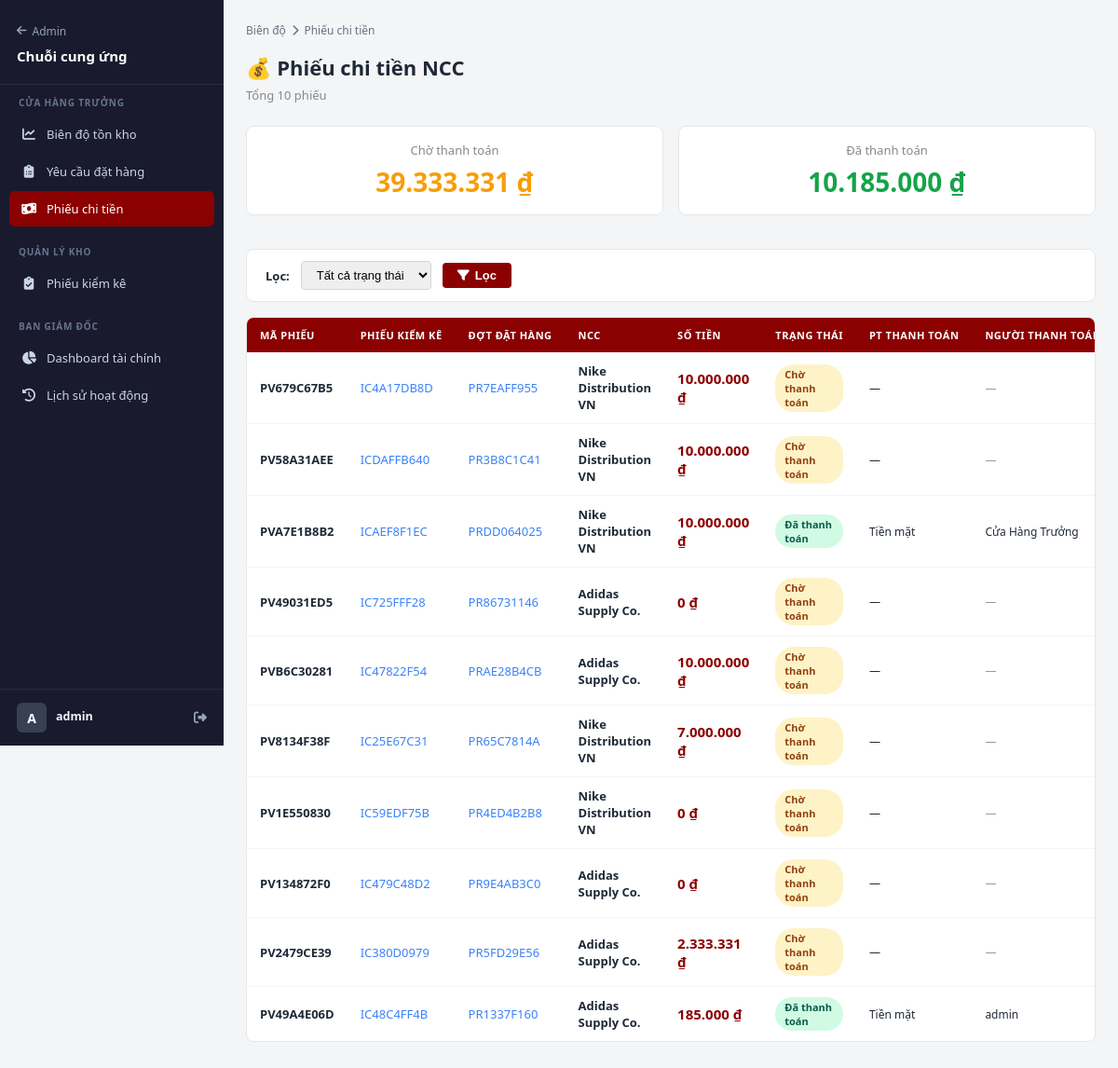
Page /supply/payment-vouchers/ (signed in) on the earlier database version.
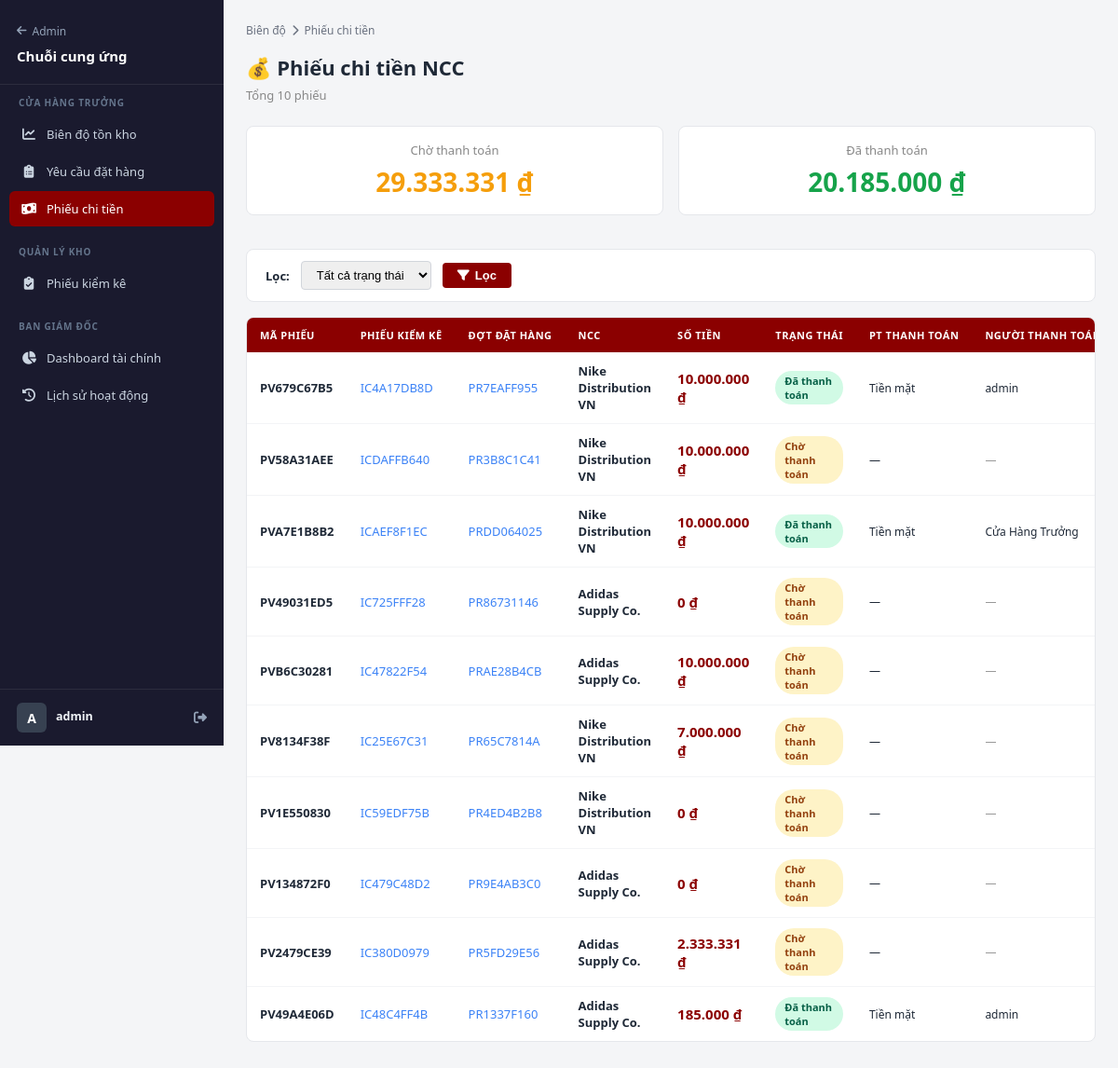
Same page on the later database version.
### apps/products/supply_models.py (models this page shows, shortened)
class PaymentVoucher(models.Model):
    class Status(models.TextChoices):
        PENDING  = 'pending',  'Chờ thanh toán'
        PAID     = 'paid',     'Đã thanh toán'
        CANCELLED = 'cancelled', 'Đã hủy'
    inventory_check  = models.OneToOneField(
        InventoryCheck, on_delete=models.CASCADE,
        related_name='payment_voucher', verbose_name='Phiếu kiểm kê'
    )
    code             = models.CharField(max_length=20, unique=True, blank=True, verbose_name='Mã phiếu chi')
    supplier         = models.ForeignKey(Supplier, on_delete=models.CASCADE, verbose_name='Nhà cung cấp')
    amount           = models.DecimalField(max_digits=15, decimal_places=0, verbose_name='Số tiền')
    status           = models.CharField(max_length=20, choices=Status.choices, default=Status.PENDING)
    payment_method   = models.CharField(max_length=100, blank=True, verbose_name='Phương thức thanh toán')
    payment_ref      = models.CharField(max_length=200, blank=True, verbose_name='Mã tham chiếu')
    created_by       = models.ForeignKey(
        settings.AUTH_USER_MODEL, on_delete=models.SET_NULL,
        null=True, blank=True, related_name='created_payment_vouchers'
    )
    paid_by          = models.ForeignKey(
        settings.AUTH_USER_MODEL, on_delete=models.SET_NULL,
        null=True, blank=True, related_name='paid_payment_vouchers',
        verbose_name='Người thanh toán'
    )
    paid_at          = models.DateTimeField(null=True, blank=True, verbose_name='Thời gian thanh toán')
    note             = models.TextField(blank=True, verbose_name='Ghi chú')
    created_at       = models.DateTimeField(auto_now_add=True)
    updated_at       = models.DateTimeField(auto_now=True)
    class Meta:
        verbose_name = 'Phiếu chi tiền NCC'
        verbose_name_plural = 'Phiếu chi tiền NCC'
        ordering = ['-created_at']

class InventoryCheck(models.Model):
    class Status(models.TextChoices):
        PENDING   = 'pending',   'Chờ kiểm tra'
        CHECKING  = 'checking',  'Đang kiểm'
        COMPLETED = 'completed', 'Hoàn thành'
        APPROVED  = 'approved',  'Đã duyệt'
        REJECTED  = 'rejected',  'Từ chối'
    purchase_request = models.OneToOneField(
        PurchaseRequest, on_delete=models.CASCADE,
        related_name='inventory_check', verbose_name='Đợt đặt hàng'
    )
    code             = models.CharField(max_length=20, unique=True, blank=True, verbose_name='Mã phiếu')
    status           = models.CharField(max_length=20, choices=Status.choices, default=Status.PENDING)
    checker          = models.ForeignKey(
        settings.AUTH_USER_MODEL, on_delete=models.SET_NULL,
        null=True, blank=True, related_name='inventory_checks',
        verbose_name='Người kiểm kê'
    )
    checked_at       = models.DateTimeField(null=True, blank=True, verbose_name='Thời gian kiểm')
    approved_by      = models.ForeignKey(
        settings.AUTH_USER_MODEL, on_delete=models.SET_NULL,
        null=True, blank=True, related_name='approved_inventory_checks',
        verbose_name='Người duyệt'
    )
    approved_at      = models.DateTimeField(null=True, blank=True, verbose_name='Thời gian duyệt')
    note             = models.TextField(blank=True, verbose_name='Ghi chú chung')
    rejection_reason = models.TextField(blank=True, verbose_name='Lý do từ chối')
    total_amount     = models.DecimalField(
        max_digits=15, decimal_places=0, default=0,
        verbose_name='Tổng tiền thanh toán'
    )
    created_at       = models.DateTimeField(auto_now_add=True)
    updated_at       = models.DateTimeField(auto_now=True)
    class Meta:
        verbose_name = 'Phiếu kiểm kê'
        verbose_name_plural = 'Phiếu kiểm kê'
        ordering = ['-created_at']
        permissions = [
            ('can_check_inventory', 'Có thể kiểm kê hàng'),
            ('can_approve_inventory', 'Có thể duyệt phiếu kiểm kê'),
        ]

class PurchaseRequest(models.Model):
    class Status(models.TextChoices):
        DRAFT       = 'draft',       'Bản nháp'
        SENT        = 'sent',        'Đã gửi NCC'
        QUOTED      = 'quoted',      'NCC đã báo giá'
        APPROVED    = 'approved',    'Đã duyệt NCC'           # Phiếu kiểm kê được tạo tự động
        SHIPPED     = 'shipped',     'NCC đã giao hàng'       # (Deprecated - không dùng nữa)
        IN_CHECKING = 'in_checking', 'Đang kiểm kê'
        CHECKED     = 'checked',     'Đã kiểm kê'             # Đã duyệt phiếu kiểm kê, đã cộng kho
        RECEIVED    = 'received',    'Đã nhận hàng & thanh toán'
        CANCELLED   = 'cancelled',   'Đã hủy'
    code       = models.CharField(max_length=20, unique=True, blank=True)
    title      = models.CharField(max_length=200, default='Đợt thu mua bổ sung tồn kho')
    status     = models.CharField(max_length=20, choices=Status.choices, default=Status.DRAFT)
    note       = models.TextField(blank=True)
    created_by = models.ForeignKey(
        settings.AUTH_USER_MODEL, on_delete=models.SET_NULL,
        null=True, blank=True, related_name='purchase_requests',
    )
    suppliers  = models.ManyToManyField(
        Supplier, blank=True, verbose_name='Gửi đến NCC',
    )
    approved_supplier = models.ForeignKey(
        Supplier, on_delete=models.SET_NULL, null=True, blank=True,
        related_name='approved_requests', verbose_name='NCC được chọn',
    )
    approved_by  = models.ForeignKey(
        settings.AUTH_USER_MODEL, on_delete=models.SET_NULL,
        null=True, blank=True, related_name='approved_requests',
    )
    approved_at  = models.DateTimeField(null=True, blank=True)
    deadline     = models.DateField(null=True, blank=True, verbose_name='Hạn báo giá')
    created_at   = models.DateTimeField(auto_now_add=True)
    updated_at   = models.DateTimeField(auto_now=True)
    class Meta:
        verbose_name = 'Đợt yêu cầu đặt hàng'
        verbose_name_plural = 'Đợt yêu cầu đặt hàng'
        ordering = ['-created_at']
        permissions = [
            ('can_approve_purchase', 'Có thể duyệt đặt hàng'),
            ('can_receive_goods',    'Có thể nhận hàng'),
        ]

class Supplier(models.Model):
    name         = models.CharField(max_length=200, verbose_name='Tên NCC')
    contact_name = models.CharField(max_length=100, blank=True, verbose_name='Người liên hệ')
    phone        = models.CharField(max_length=20, blank=True)
    email        = models.EmailField(blank=True)
    address      = models.TextField(blank=True)
    note         = models.TextField(blank=True)
    is_active    = models.BooleanField(default=True)
    user         = models.OneToOneField(
        settings.AUTH_USER_MODEL, on_delete=models.SET_NULL,
        null=True, blank=True, related_name='supplier_profile',
        verbose_name='Tài khoản đăng nhập NCC',
    )
    created_at   = models.DateTimeField(auto_now_add=True)
    class Meta:
        verbose_name = 'Nhà cung cấp'
        verbose_name_plural = 'Nhà cung cấp'
        ordering = ['name']

### apps/products/supply_views.py (the view)
# urls.py: path('payment-vouchers/', v.payment_voucher_list, name='payment_voucher_list'),
@login_required
def payment_voucher_list(request):
    if not is_store_manager(request.user):
        messages.error(request, "Bạn không có quyền truy cập.")
        return redirect("admin:index")
    qs = PaymentVoucher.objects.select_related(
        "supplier",
        "inventory_check",
        "inventory_check__purchase_request",
        "created_by",
        "paid_by",
    ).order_by("-created_at")
    status_filter = request.GET.get("status", "")
    if status_filter:
        qs = qs.filter(status=status_filter)
    page_obj, paginator = paginate_queryset(request, qs, per_page=15)
    total_pending = (
        PaymentVoucher.objects.filter(status=PaymentVoucher.Status.PENDING).aggregate(
            total=Sum("amount")
        )["total"]
        or 0
    )
    total_paid = (
        PaymentVoucher.objects.filter(status=PaymentVoucher.Status.PAID).aggregate(
            total=Sum("amount")
        )["total"]
        or 0
    )
    context = {
        "vouchers": page_obj.object_list,
        "status_choices": PaymentVoucher.Status.choices,
        "status_filter": status_filter,
        "total_pending": total_pending,
        "total_paid": total_paid,
    }
    context.update(_pagination_context(request, page_obj, paginator))
    return render(request, "supply/payment_voucher_list.html", context)

### apps/cart/context_processors.py (called while the page is built)
def cart_count(request):
    if request.user.is_authenticated:
        total_items = get_user_cart_item_count(request.user)
    else:
        cart = get_session_cart(request.session)
        total_items = sum(int(item.get('quantity', 0)) for item in cart.values())
    return {'cart_count': total_items}

### apps/cart/services.py (called while the page is built)
def get_user_cart_item_count(user):
    cart = Cart.objects.filter(user=user).first()
    if not cart:
        return 0
    return sum(item.quantity for item in cart.items.all())

### apps/products/context_processors.py (called while the page is built)
def navigation_data(request):
    return {
        'categories': Category.objects.filter(is_active=True).order_by('name'),
        'brands': Brand.objects.filter(is_active=True).order_by('name'),
    }

### apps/products/supply_admin_paths.py (called while the page is built)
def supply_path(name, pk=None):
    key = SUPPLY_ALIASES.get(name, name)
    path = SUPPLY_PATHS.get(key, "/supply/")
    if pk is not None and "{pk}" in path:
        return path.format(pk=pk)
    return path

### apps/products/supply_pagination.py (called while the page is built, shortened)
def smart_page_range(page_obj, paginator):
    current = page_obj.number
    num_pages = paginator.num_pages
    if num_pages <= 7:
        return list(range(1, num_pages + 1))

### apps/products/templatetags/supply_admin.py (called while the page is built)
@register.simple_tag
def supply_url(name, arg=None):
    return supply_path(name, pk=arg)

### templates/supply/payment_voucher_list.html (shortened to what the changed rows need)
{% extends 'supply/base_supply.html' %}
{% load format_money supply_admin %}
{% block supply_content %}
<div class="supply-header">
    <div>
        <h1 class="supply-title">💰 Phiếu chi tiền NCC</h1>
    </div>
</div>
<div style="display:grid;grid-template-columns:repeat(auto-fit,minmax(250px,1fr));gap:16px;margin-bottom:20px;">
    <div class="s-card">
        <div class="s-card-body" style="text-align:center;">
            <div style="font-size:13px;color:#888;margin-bottom:6px;">Chờ thanh toán</div>
            <div style="font-size:28px;font-weight:700;color:#f59e0b;">{{ total_pending|vnd }}</div>
        </div>
    </div>
    <div class="s-card">
        <div class="s-card-body" style="text-align:center;">
            <div style="font-size:13px;color:#888;margin-bottom:6px;">Đã thanh toán</div>
            <div style="font-size:28px;font-weight:700;color:#16a34a;">{{ total_paid|vnd }}</div>
        </div>
    </div>
</div>
<div class="s-card">
    <div style="overflow-x:auto;">
        <table class="s-table">
            <thead>
                <tr>
                    <th>Mã phiếu</th>
                    <th>Phiếu kiểm kê</th>
                    <th>Đợt đặt hàng</th>
                    <th>NCC</th>
                    <th>Số tiền</th>
                    <th>Trạng thái</th>
                    <th>PT thanh toán</th>
                    <th>Người thanh toán</th>
                </tr>
            </thead>
            <tbody>
                {% for voucher in vouchers %}
                <tr>
                    <td style="font-weight:700;">{{ voucher.code }}</td>
                    <td>
                        {% if supply_is_warehouse_manager %}
                        <a href="{% supply_url 'inventory_check_detail' voucher.inventory_check.pk %}"
                           style="color:#3b82f6;text-decoration:none;">
                            {{ voucher.inventory_check.code }}
                        </a>
                        {% else %}
                        <span style="color:#555;">{{ voucher.inventory_check.code }}</span>
                        {% endif %}
                    </td>
                    <td>
                        <a href="{% supply_url 'request_detail' voucher.inventory_check.purchase_request.pk %}"
                           style="color:#3b82f6;text-decoration:none;">
                            {{ voucher.inventory_check.purchase_request.code }}
                        </a>
                    </td>
                    <td style="font-weight:600;">{{ voucher.supplier.name }}</td>
                    <td style="font-weight:700;color:#8b0000;font-size:15px;">{{ voucher.amount|vnd }}</td>
                    <td>
                        <span class="badge badge-{{ voucher.status }}">{{ voucher.get_status_display }}</span>
                    </td>
                    <td style="font-size:12px;">{{ voucher.payment_method|default:"—" }}</td>
                    <td style="font-size:12px;">
                        {% if voucher.paid_by %}
                            {{ voucher.paid_by.get_full_name|default:voucher.paid_by.username }}
                        {% else %}
                            <span style="color:#999;">—</span>
                        {% endif %}
                    </td>
                </tr>
                {% empty %}
                <tr>
                    <td colspan="10" style="text-align:center;padding:32px;color:#999;">
                        Chưa có phiếu chi nào
                    </td>
                </tr>
                {% endfor %}
            </tbody>
        </table>
    </div>
</div>
{% endblock %}

Differences in the rows shown:
changed PaymentVoucher "PV679C67B5": status "Chờ thanh toán" → "Đã thanh toán"; payment_method "—" → "Tiền mặt"; paid_by.get_full_name (not shown) → "admin"; no longer shows "—"
Other differences:
{{ total_pending|vnd }}: "39.333.331 ₫" → "29.333.331 ₫"
{{ total_paid|vnd }}: "10.185.000 ₫" → "20.185.000 ₫"
